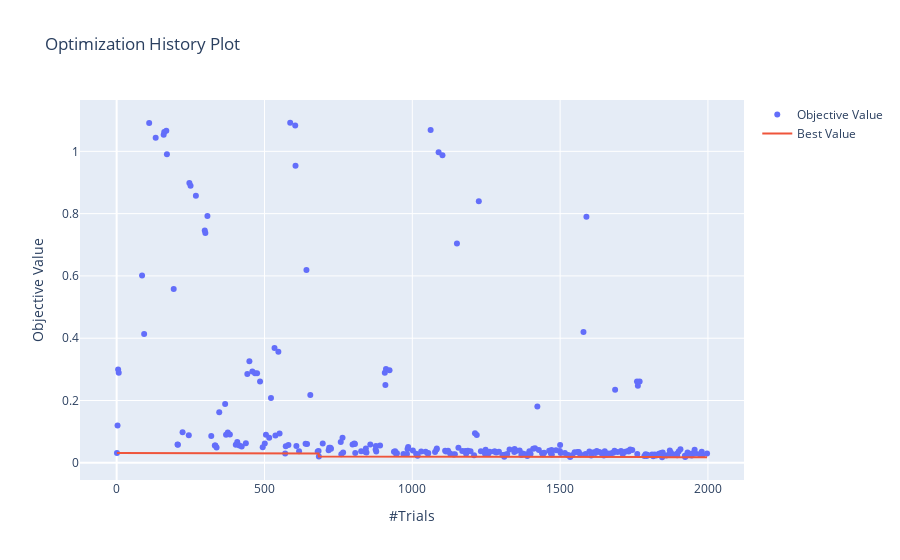

Write notebook code for a chart like this one.
### Code cell
optuna.visualization.plot_optimization_history(study)

### Figure 1 — Plotly figure (JSON) as saved in the notebook; plotly's stock layout.template omitted (floating-point values rounded to 4 significant figures; data arrays with more than 128 entries replaced by an {"elided": "..."} marker saying what was removed)
{"data": [{"mode": "markers", "name": "Objective Value", "type": "scatter", "x": {"elided": "245 int values"}, "y": {"elided": "245 float values"}}, {"name": "Best Value", "type": "scatter", "x": {"elided": "245 int values"}, "y": {"elided": "245 float values"}}], "layout": {"title": {"text": "Optimization History Plot"}, "xaxis": {"title": {"text": "#Trials"}}, "yaxis": {"title": {"text": "Objective Value"}}}}
